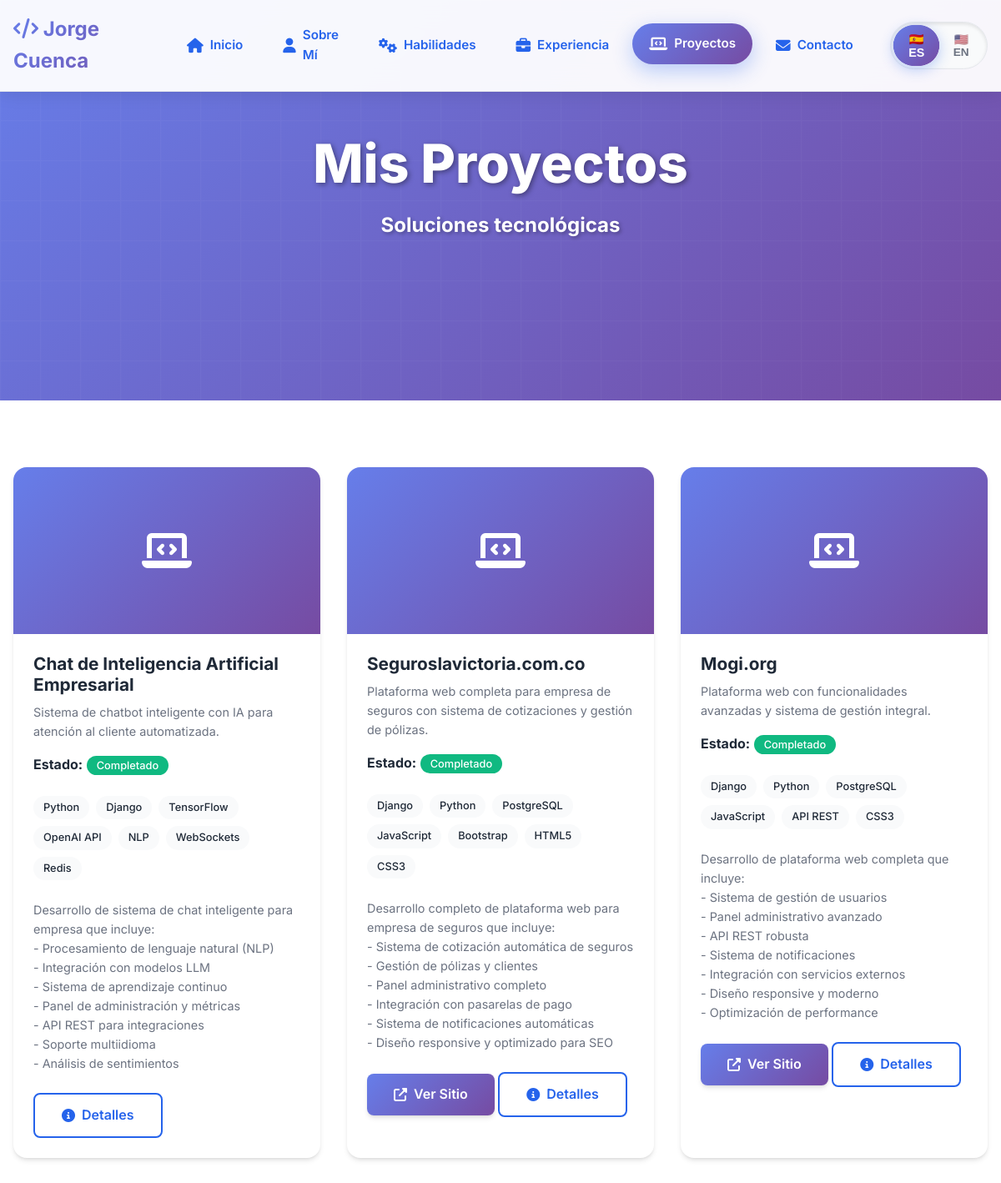
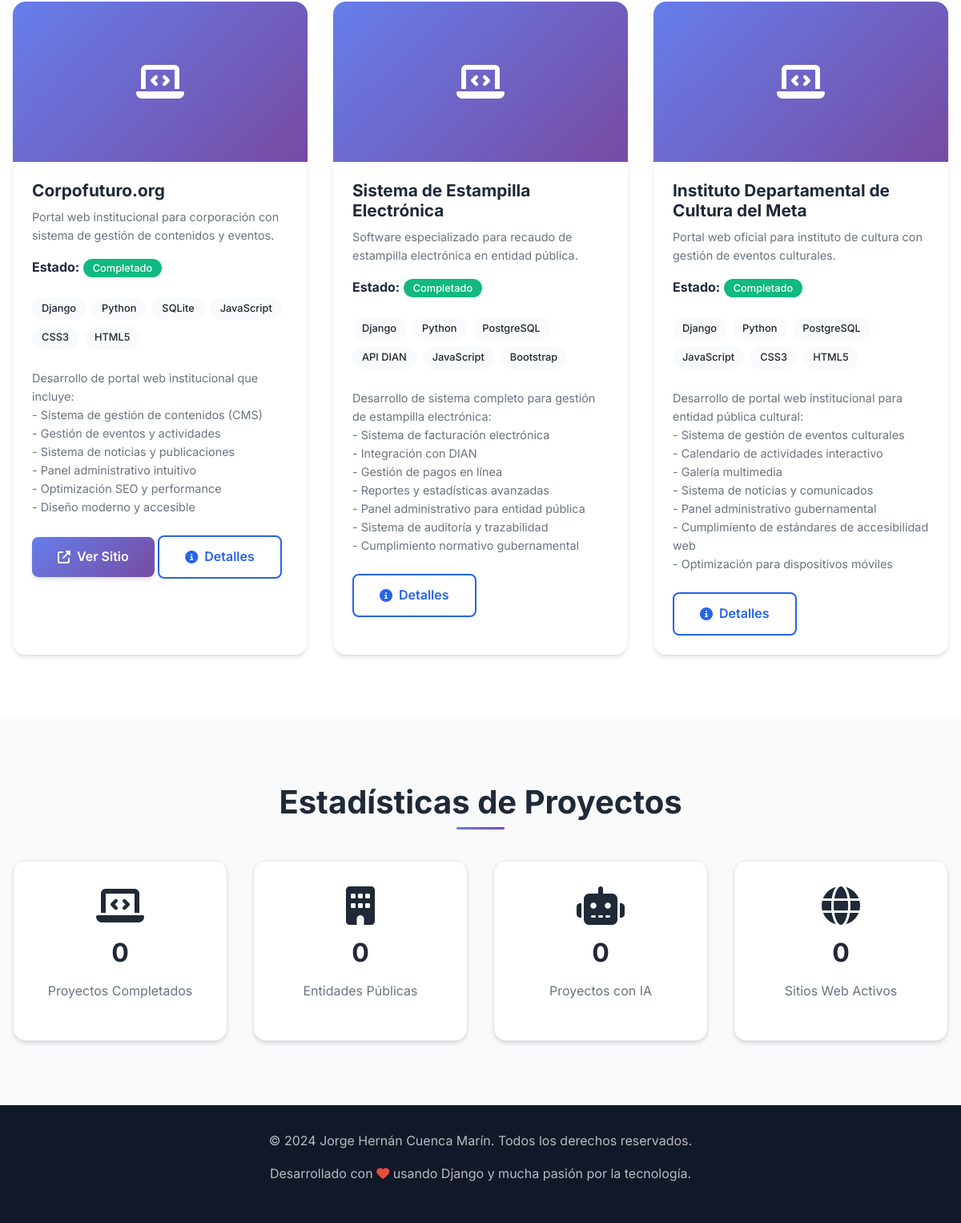
The page /proyectos/ on the database its author committed (2 pictures, top to bottom).
### portfolio/models.py (models this page shows, shortened)
class Proyecto(models.Model):
    ESTADO_CHOICES = [
        ('planificacion', 'En Planificación'),
        ('desarrollo', 'En Desarrollo'),
        ('completado', 'Completado'),
        ('mantenimiento', 'En Mantenimiento'),
        ('pausado', 'Pausado'),
    ]
    perfil = models.ForeignKey(Perfil, on_delete=models.CASCADE, related_name='proyectos')
    nombre = models.CharField(max_length=200)
    descripcion_corta = models.CharField(max_length=300)
    descripcion = models.TextField()
    tecnologias = models.TextField(help_text="Tecnologías utilizadas, separadas por comas")
    estado = models.CharField(max_length=20, choices=ESTADO_CHOICES)
    fecha_inicio = models.DateField()
    fecha_fin = models.DateField(blank=True, null=True)
    url_demo = models.URLField(blank=True)
    url_codigo = models.URLField(blank=True)
    imagen_principal = models.ImageField(upload_to='proyectos/', blank=True, null=True)
    destacado = models.BooleanField(default=False)
    class Meta:
        verbose_name = "Proyecto"
        verbose_name_plural = "Proyectos"
        ordering = ['-destacado', '-fecha_inicio']

### portfolio/views.py (the view)
# urls.py: path('proyectos/', views.proyectos, name='proyectos'),
def proyectos(request):
    try:
        perfil = Perfil.objects.first()
        if not perfil:
            return render(request, 'portfolio/setup.html')
        language = get_language_from_request(request)
        translations = TRANSLATIONS.get(language, TRANSLATIONS['es'])
        proyectos_list = Proyecto.objects.filter(perfil=perfil).order_by('-destacado', '-fecha_inicio')
        context = {
            'perfil': perfil,
            'proyectos': proyectos_list,
            'language': language,
            'translations': translations,
        }
        return render(request, 'portfolio/proyectos.html', context)
    except Exception as e:
        return render(request, 'portfolio/error.html', {'error': str(e)})

### portfolio/templatetags/portfolio_extras.py (called while the page is built)
@register.filter
def split(value, delimiter=','):
    if value:
        return value.split(delimiter)
    return []

@register.filter
def strip(value):
    if value:
        return value.strip()
    return value

### portfolio/views.py (called while the page is built)
def get_language_from_request(request):
    return request.session.get('language', 'es')

### portfolio/templates/portfolio/proyectos.html (shortened to what this page needs)
{% extends 'portfolio/base.html' %}
{% load static %}
{% load portfolio_extras %}
{% block content %}
<section class="hero" style="min-height: 60vh;">
    <div class="container">
        <div class="hero-content">
            <h1 class="hero-title">{{ translations.my_projects }}</h1>
            <p class="hero-subtitle">{{ translations.solutions_developed }}</p>
        </div>
    </div>
</section>
<section class="section">
    <div class="container">
        <div class="grid grid-2">
            {% for proyecto in proyectos %}
            <div class="project-card fade-in-up">
                {% if proyecto.imagen_principal %}
                <img src="{{ proyecto.imagen_principal.url }}" alt="{{ proyecto.nombre }}" class="project-image">
                {% else %}
                <div class="project-image" style="background: var(--gradient-primary); display: flex; align-items: center; justify-content: center; color: white;">
                    <i class="fas fa-laptop-code fa-3x"></i>
                </div>
                {% endif %}
                <div class="project-content">
                    <h3 class="project-title">{{ proyecto.nombre }}</h3>
                    <p class="project-description">{{ proyecto.descripcion_corta }}</p>
                    <div class="mb-3">
                        <strong>{{ translations.status }}:</strong>
                        <span class="tech-tag" style="background: {% if proyecto.estado == 'completado' %}#10b981{% else %}#f59e0b{% endif %}; color: white;">
                            {{ proyecto.get_estado_display }}
                        </span>
                    </div>
                    <div class="project-tech mb-3">
                        {% for tech in proyecto.tecnologias|split:","  %}
                        <span class="tech-tag">{{ tech|strip }}</span>
                        {% endfor %}
                    </div>
                    <div class="project-description mb-3">
                        <p>{{ proyecto.descripcion|linebreaks|truncatewords:50 }}</p>
                    </div>
                    <div class="project-links">
                        {% if proyecto.url_demo %}
                        <a href="{{ proyecto.url_demo }}" target="_blank" class="btn btn-primary btn-sm">
                            <i class="fas fa-external-link-alt"></i> {{ translations.see_site }}
                        </a>
                        {% endif %}
                        <a href="{% url 'portfolio:proyecto_detalle' proyecto.id %}" class="btn btn-outline btn-sm">
                            <i class="fas fa-info-circle"></i> {{ translations.details }}
                        </a>
                    </div>
                </div>
            </div>
            {% empty %}
            <div class="card text-center">
                <h3>{{ translations.coming_soon }}</h3>
                <p>{{ translations.available_projects }}</p>
            </div>
            {% endfor %}
        </div>
    </div>
</section>
<section class="section" style="background: var(--bg-secondary);">
    <div class="container">
        <h2 class="section-title">{{ translations.project_stats }}</h2>
        <div class="grid grid-4">
            <div class="card text-center">
                <i class="fas fa-laptop-code fa-3x text-primary mb-2"></i>
                <h3 class="counter" data-target="{{ proyectos|length }}">0</h3>
                <p>{{ translations.completed_projects }}</p>
            </div>
            <div class="card text-center">
                <i class="fas fa-building fa-3x text-primary mb-2"></i>
                <h3 class="counter" data-target="3">0</h3>
                <p>{{ translations.public_entities }}</p>
            </div>
            <div class="card text-center">
                <i class="fas fa-robot fa-3x text-primary mb-2"></i>
                <h3 class="counter" data-target="2">0</h3>
                <p>{{ translations.ai_projects }}</p>
            </div>
            <div class="card text-center">
                <i class="fas fa-globe fa-3x text-primary mb-2"></i>
                <h3 class="counter" data-target="6">0</h3>
                <p>{{ translations.active_websites }}</p>
            </div>
        </div>
    </div>
</section>
{% endblock %}

### portfolio/templates/portfolio/base.html (shortened to what this page needs)
{% load static %}
<!DOCTYPE html>
<html lang="{{ language|default:'es' }}">
<head>
    <link rel="stylesheet" href="https://cdnjs.cloudflare.com/ajax/libs/font-awesome/6.4.0/css/all.min.css">
    <link rel="stylesheet" href="{% static 'css/style.css' %}">
</head>
<body>
    <nav class="navbar" id="navbar">
        <div class="container">
            <div class="nav-container">
                <a href="{% url 'portfolio:home' %}" class="nav-logo">
                    <i class="fas fa-code"></i> Jorge Cuenca
                </a>
                <ul class="nav-menu" id="nav-menu">
                    <li><a href="{% url 'portfolio:home' %}" class="nav-link {% if request.resolver_match.url_name == 'home' %}active{% endif %}">
                        <i class="fas fa-home"></i>
                        <span class="nav-text">{{ translations.home }}</span>
                    </a></li>
                    <li><a href="{% url 'portfolio:sobre_mi' %}" class="nav-link {% if request.resolver_match.url_name == 'sobre_mi' %}active{% endif %}">
                        <i class="fas fa-user"></i>
                        <span class="nav-text">{{ translations.about }}</span>
                    </a></li>
                    <li><a href="{% url 'portfolio:habilidades' %}" class="nav-link {% if request.resolver_match.url_name == 'habilidades' %}active{% endif %}">
                        <i class="fas fa-cogs"></i>
                        <span class="nav-text">{{ translations.skills }}</span>
                    </a></li>
                    <li><a href="{% url 'portfolio:experiencia' %}" class="nav-link {% if request.resolver_match.url_name == 'experiencia' %}active{% endif %}">
                        <i class="fas fa-briefcase"></i>
                        <span class="nav-text">{{ translations.experience }}</span>
                    </a></li>
                    <li><a href="{% url 'portfolio:proyectos' %}" class="nav-link {% if request.resolver_match.url_name == 'proyectos' %}active{% endif %}">
                        <i class="fas fa-laptop-code"></i>
                        <span class="nav-text">{{ translations.projects }}</span>
                    </a></li>
                    <li><a href="{% url 'portfolio:contacto' %}" class="nav-link {% if request.resolver_match.url_name == 'contacto' %}active{% endif %}">
                        <i class="fas fa-envelope"></i>
                        <span class="nav-text">{{ translations.contact }}</span>
                    </a></li>
                    <li class="nav-language">
                        <div class="language-switcher">
                            <form action="{% url 'portfolio:set_language' %}" method="post" id="language-form">
                                <div class="language-buttons">
                                    <button type="submit" name="language" value="es"
                                            class="lang-btn {% if language == 'es' %}active{% endif %}"
                                            title="Español">
                                        🇪🇸 ES
                                    </button>
                                    <button type="submit" name="language" value="en"
                                            class="lang-btn {% if language == 'en' %}active{% endif %}"
                                            title="English">
                                        🇺🇸 EN
                                    </button>
                                </div>
                            </form>
                        </div>
                    </li>
                </ul>
            </div>
        </div>
    </nav>
    <main>
        {% block content %}
        {% endblock %}
    </main>
    <footer class="footer">
        <div class="container">
            <p>&copy; {{ current_year|default:"2024" }} Jorge Hernán Cuenca Marín. {{ translations.rights_reserved|default:"Todos los derechos reservados." }}</p>
            <p>{{ translations.developed_with|default:"Desarrollado con" }} <i class="fas fa-heart" style="color: #e74c3c;"></i> {{ translations.django_passion|default:"usando Django y mucha pasión por la tecnología." }}</p>
        </div>
    </footer>
</body>
</html>

### rows shown on the page
Proyecto: nombre "Chat de Inteligencia Artificial Empresarial", descripcion_corta "Sistema de chatbot inteligente con IA para atención al cliente automatizada.", estado "Completado", tecnologias "Python" "Django" "TensorFlow" "OpenAI API" "NLP" "WebSockets" "Redis", descripcion "Desarrollo de sistema de chat inteligente para empresa que incluye: - Procesamiento de lenguaje natural (NLP) - Integración con modelos LLM - Sistema de aprendizaje continuo - Panel de administración y métricas - API REST para integraciones - Soporte multiidioma - Análisis de sentimientos"
Proyecto: nombre "Seguroslavictoria.com.co", descripcion_corta "Plataforma web completa para empresa de seguros con sistema de cotizaciones y gestión de pólizas.", estado "Completado", tecnologias "Django" "Python" "PostgreSQL" "JavaScript" "Bootstrap" "HTML5" "CSS3", descripcion "Desarrollo completo de plataforma web para empresa de seguros que incluye: - Sistema de cotización automática de seguros - Gestión de pólizas y clientes - Panel administrativo completo - Integración con pasarelas de pago - Sistema de notificaciones automáticas - Diseño responsive y optimizado para SEO"
Proyecto: nombre "Mogi.org", descripcion_corta "Plataforma web con funcionalidades avanzadas y sistema de gestión integral.", estado "Completado", tecnologias "Django" "Python" "PostgreSQL" "JavaScript" "API REST" "CSS3", descripcion "Desarrollo de plataforma web completa que incluye: - Sistema de gestión de usuarios - Panel administrativo avanzado - API REST robusta - Sistema de notificaciones - Integración con servicios externos - Diseño responsive y moderno - Optimización de performance"
Proyecto: nombre "Corpofuturo.org", descripcion_corta "Portal web institucional para corporación con sistema de gestión de contenidos y eventos.", estado "Completado", tecnologias "Django" "Python" "SQLite" "JavaScript" "CSS3" "HTML5", descripcion "Desarrollo de portal web institucional que incluye: - Sistema de gestión de contenidos (CMS) - Gestión de eventos y actividades - Sistema de noticias y publicaciones - Panel administrativo intuitivo - Optimización SEO y performance - Diseño moderno y accesible"
Proyecto: nombre "Sistema de Estampilla Electrónica", descripcion_corta "Software especializado para recaudo de estampilla electrónica en entidad pública.", estado "Completado", tecnologias "Django" "Python" "PostgreSQL" "API DIAN" "JavaScript" "Bootstrap", descripcion "Desarrollo de sistema completo para gestión de estampilla electrónica: - Sistema de facturación electrónica - Integración con DIAN - Gestión de pagos en línea - Reportes y estadísticas avanzadas - Panel administrativo para entidad pública - Sistema de auditoría y trazabilidad - Cumplimiento normativo gubernamental"
Proyecto: nombre "Instituto Departamental de Cultura del Meta", descripcion_corta "Portal web oficial para instituto de cultura con gestión de eventos culturales.", estado "Completado", tecnologias "Django" "Python" "PostgreSQL" "JavaScript" "CSS3" "HTML5", descripcion "Desarrollo de portal web institucional para entidad pública cultural: - Sistema de gestión de eventos culturales - Calendario de actividades interactivo - Galería multimedia - Sistema de noticias y comunicados - Panel administrativo gubernamental - Cumplimiento de estándares de accesibilidad web - Optimización para dispositivos móviles"

### other values the page prints
{{ translations.home }} "Inicio"
{{ translations.about }} "Sobre Mí"
{{ translations.skills }} "Habilidades"
{{ translations.experience }} "Experiencia"
{{ translations.projects }} "Proyectos"
{{ translations.contact }} "Contacto"
{{ translations.my_projects }} "Mis Proyectos"
{{ translations.project_stats }} "Estadísticas de Proyectos"
{{ translations.completed_projects }} "Proyectos Completados"
{{ translations.public_entities }} "Entidades Públicas"
{{ translations.ai_projects }} "Proyectos con IA"
{{ translations.active_websites }} "Sitios Web Activos"
{{ current_year|default:"2024" }} "2024"
{{ translations.rights_reserved|default:"Todos los derechos reservados." }} "Todos los derechos reservados."
{{ translations.developed_with|default:"Desarrollado con" }} "Desarrollado con"
